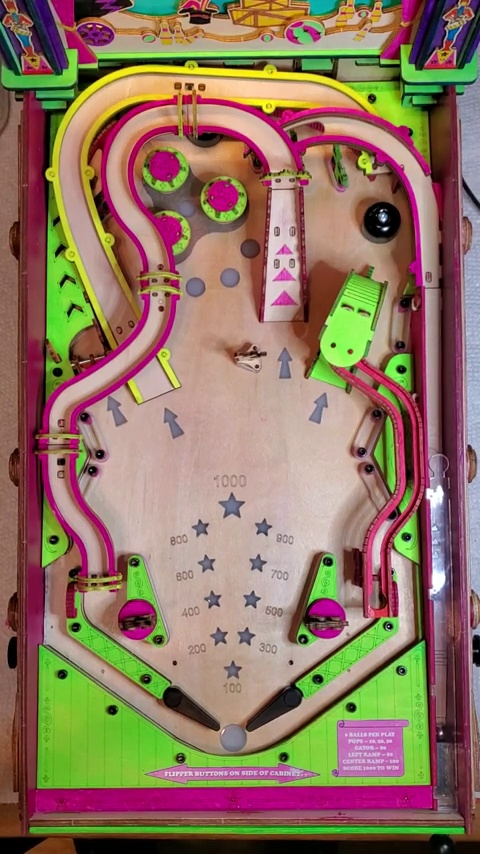
#> input picture Pinball/test1/dataset/images/train/frame_0113.jpg, 480 x 854 px
$ python -i ball_tracker.py   (imports and definitions only)
#> lines starting #> are read from the running program, lines starting #| are printed output that depends on the picture; after the words box and inside, x2 and y2 are one past the last pixel; in counts of white or black regions, pixels touching at a corner belong together
#> further down, picture is the input picture: shape (854, 480, 3); mean B, G, R 96.9, 117.2, 143.2
import cv2
import numpy as np

def detect_ball(frame):
    """Detect the pinball in the frame and return (x, y) coordinates."""

    gray = cv2.cvtColor(frame, cv2.COLOR_BGR2GRAY)
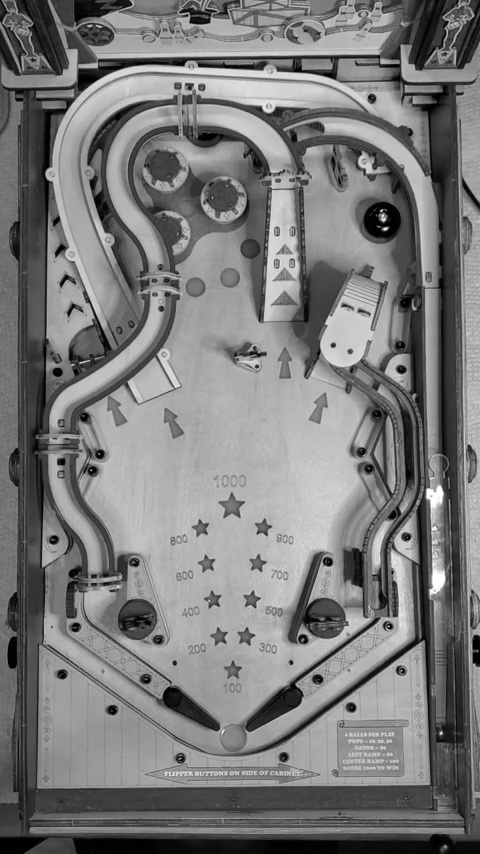
#> gray: shape (854, 480); min 0, max 255, mean 122.7
    blurred = cv2.GaussianBlur(gray, (7, 7), 0)
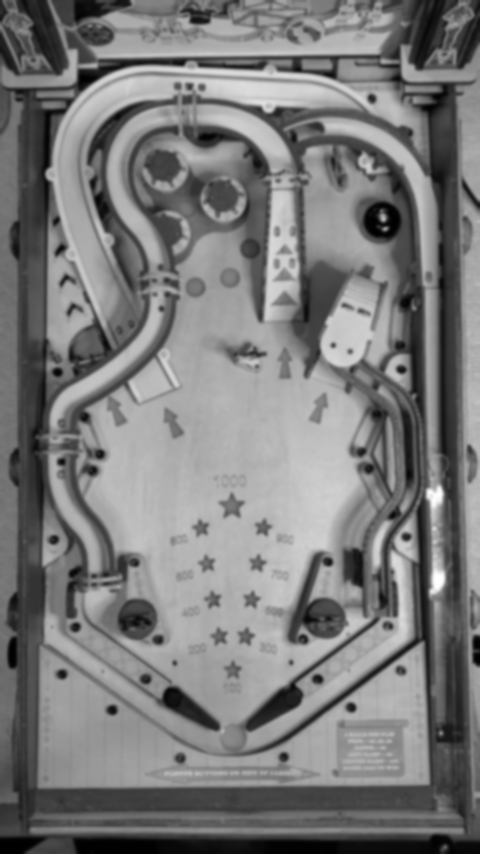
#> blurred: shape (854, 480); min 0, max 254, mean 122.7

    # Threshold the bright areas (assuming the ball is bright)
    _, thresh = cv2.threshold(blurred, 200, 255, cv2.THRESH_BINARY)
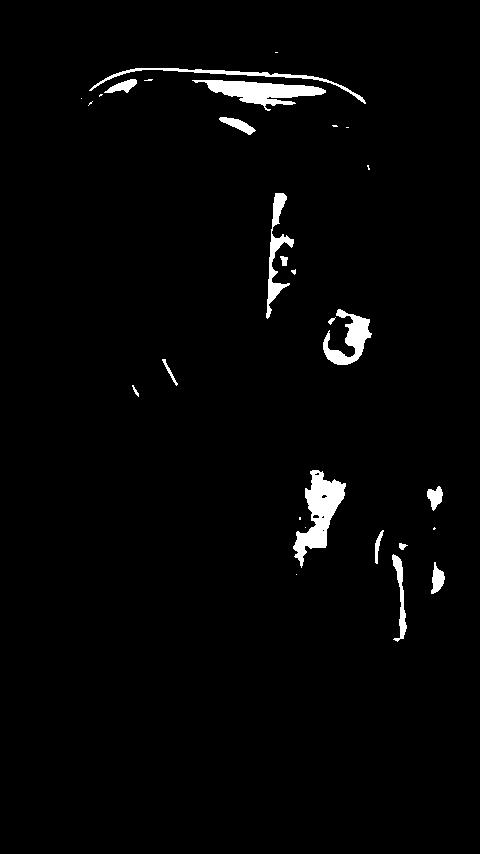
#> thresh: shape (854, 480); 2.2% white; 29 white regions (13 under 20 px)

    # Find contours
    contours, _ = cv2.findContours(thresh, cv2.RETR_EXTERNAL, cv2.CHAIN_APPROX_SIMPLE)
#> contours = 29 contours, 15 with area under 20; largest, box (x1, y1, x2, y2) and area: (293, 470, 346, 568) 2040, (192, 80, 326, 111) 1661, (323, 309, 372, 365) 1054, (266, 193, 294, 319) 837, (89, 68, 366, 104) 616

    ball_position = None

    for cnt in contours:
        area = cv2.contourArea(cnt)
        if 10 < area < 300:  # Filter small contours
            (x, y), radius = cv2.minEnclosingCircle(cnt)
            if radius < 20:  # Ball should be small
                ball_position = (int(x), int(y))
                break
#> this loop made 2 passes
#> (area, x, y, radius, ball_position) on pass 2: (223.5, 433, 577.5, 15.63, (433, 577))

    return ball_position  # (x, y) or None if not found

def draw_ball(frame, ball_position):
    """Draw a circle where the ball is detected."""
    if ball_position:
        cv2.circle(frame, ball_position, 10, (0, 255, 0), 2)
    return frame

>>> import cv2
>>> picture = cv2.imread('../Pinball/test1/dataset/images/train/frame_0113.jpg')
>>> result = detect_ball(picture)
#> result = (433, 577)

$ run again, on Pinball/test1/dataset/images/train/frame_0149.jpg
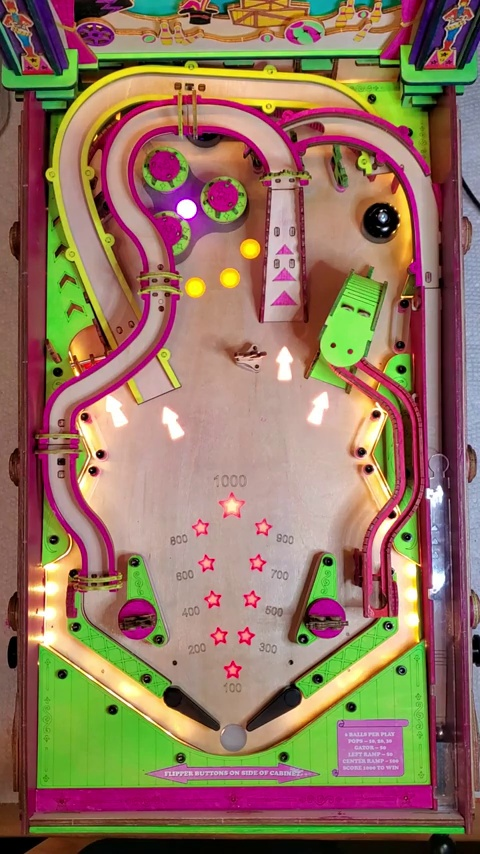
#> input picture Pinball/test1/dataset/images/train/frame_0149.jpg, 480 x 854 px
#> picture is the input picture: shape (854, 480, 3); mean B, G, R 95.5, 117, 146.4
#> in detect_ball, `blurred = cv2.GaussianBlur(gray, (7, 7), 0)`:
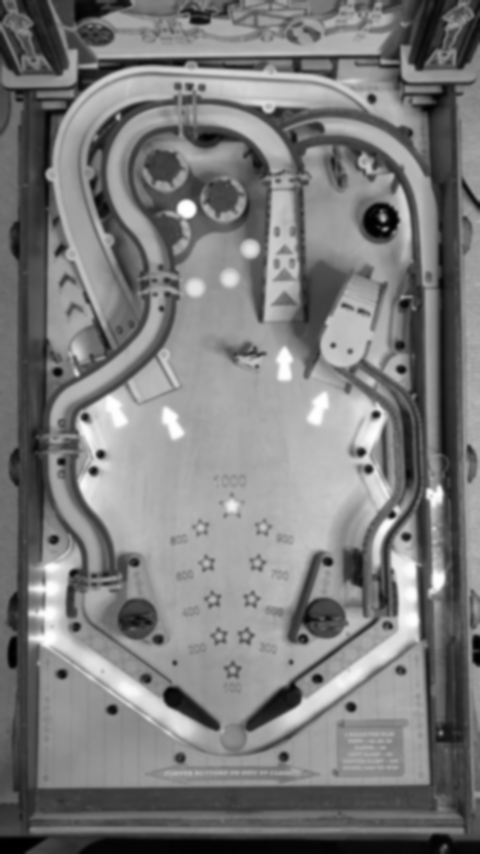
#> blurred: shape (854, 480); min 0, max 254, mean 123.3
#> in detect_ball, `_, thresh = cv2.threshold(blurred, 200, 255, cv2.THRESH_BINARY)`:
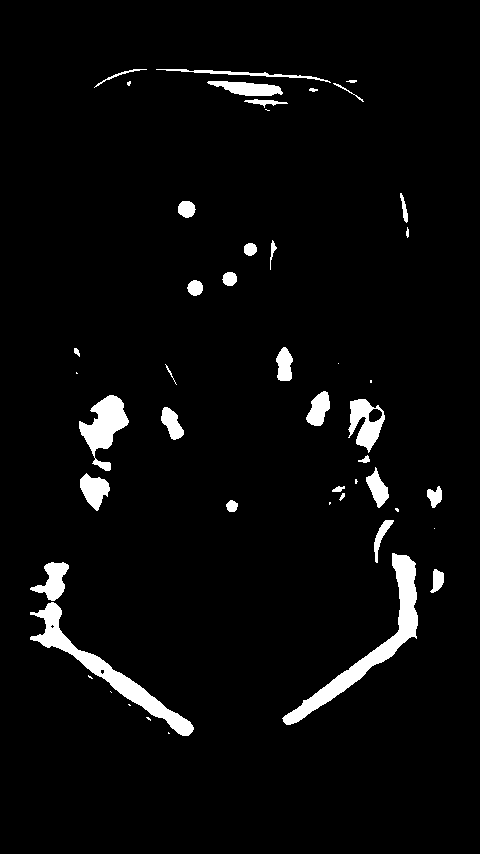
#> thresh: shape (854, 480); 4% white; 47 white regions (14 under 20 px)
#> contours = 47 contours, 19 with area under 20; largest, box (x1, y1, x2, y2) and area: (282, 553, 418, 725) 3318, (30, 602, 194, 736) 2937, (79, 395, 129, 471) 1622, (348, 399, 385, 453) 1108, (30, 562, 69, 601) 690
#> the loop in detect_ball, `for cnt in contours:` made 7 passes
#> (area, x, y, radius, ball_position) on pass 7: (181.5, 434, 580.6, 11.78, (434, 580))
#> result = (434, 580)

$ run again, on Pinball/test1/dataset/images/train/frame_0252.jpg
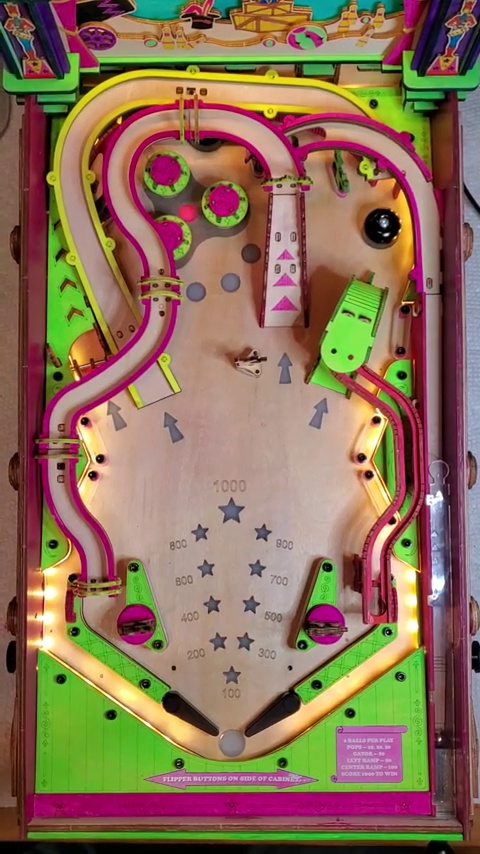
#> input picture Pinball/test1/dataset/images/train/frame_0252.jpg, 480 x 854 px
#> picture is the input picture: shape (854, 480, 3); mean B, G, R 87.8, 112.2, 139.4
#> in detect_ball, `blurred = cv2.GaussianBlur(gray, (7, 7), 0)`:
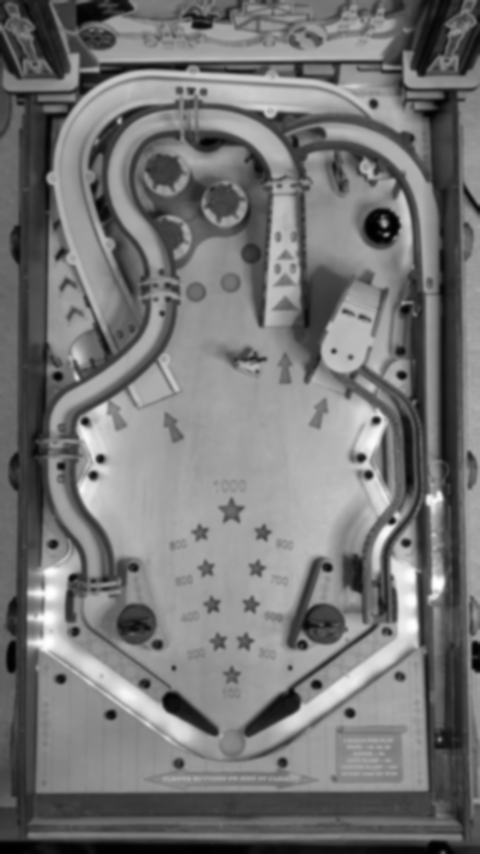
#> blurred: shape (854, 480); min 0, max 254, mean 117.5
#> in detect_ball, `_, thresh = cv2.threshold(blurred, 200, 255, cv2.THRESH_BINARY)`:
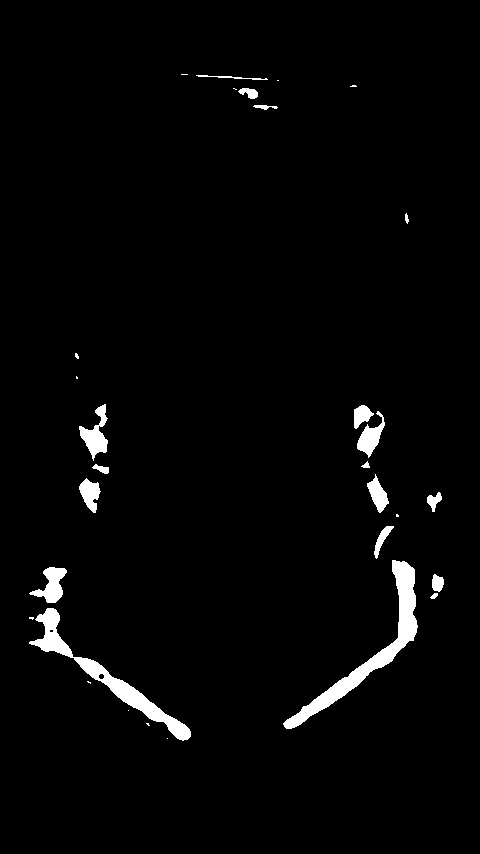
#> thresh: shape (854, 480); 2.5% white; 30 white regions (12 under 20 px)
#> contours = 30 contours, 13 with area under 20; largest, box (x1, y1, x2, y2) and area: (283, 560, 418, 729) 3069, (29, 608, 191, 741) 2592, (79, 404, 108, 461) 636, (29, 567, 67, 603) 602, (357, 411, 385, 458) 490
#> the loop in detect_ball, `for cnt in contours:` made 7 passes
#> (area, x, y, radius, ball_position) on pass 7: (22, 433.5, 595, 4.03, (433, 595))
#> result = (433, 595)
